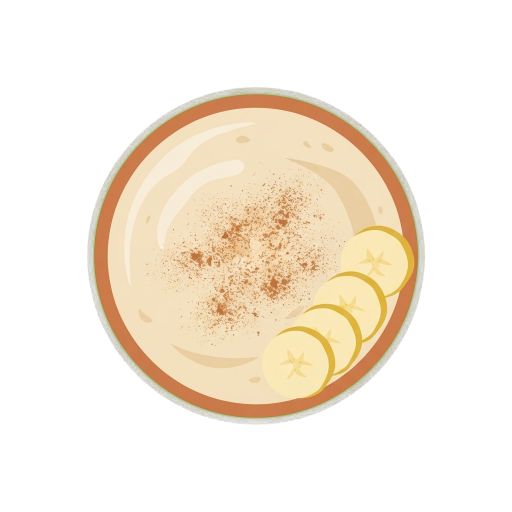
#> input picture illustrations/originals/banana-and-oat-smoothie.png, 1024 x 1024 px (shown at 1/2 size)
$ python -i illustrations.py   (imports and definitions only)
#> lines starting #> are read from the running program, lines starting #| are printed output that depends on the picture
#> further down, picture is the input picture: PIL image 1024x1024 RGBA; mean R, G, B, A 95.4, 85.6, 65.4, 83.5
"""Prepare recipe illustrations for the site.

Put the original square PNG, with a see-through background, in
illustrations/originals/<recipe-slug>.png and add a description to
illustrations/illustrations.json. Then run:

    python3 tools/illustrations.py

For each original, this trims the empty margin, centres the drawing in a
square with the same margin on every illustration, and writes:
  illustrations/web/<slug>-400.webp and <slug>-800.webp for the pages
  illustrations/web/<slug>-share.jpg, 1200 x 630, for link previews
"""
import json, os, sys
from PIL import Image

ROOT = os.path.dirname(os.path.dirname(os.path.abspath(__file__)))
SRC = os.path.join(ROOT, 'illustrations', 'originals')
OUT = os.path.join(ROOT, 'illustrations', 'web')
MARGIN = 0.05            # empty space on each side, as a share of the square
CREAM = (235, 224, 199)  # matches --art-bg in site.css

def square(im):
    im = im.convert('RGBA')
    box = im.getchannel('A').point(lambda a: 255 if a > 8 else 0).getbbox()
#> box = (174, 174, 851, 850)
    art = im.crop(box)
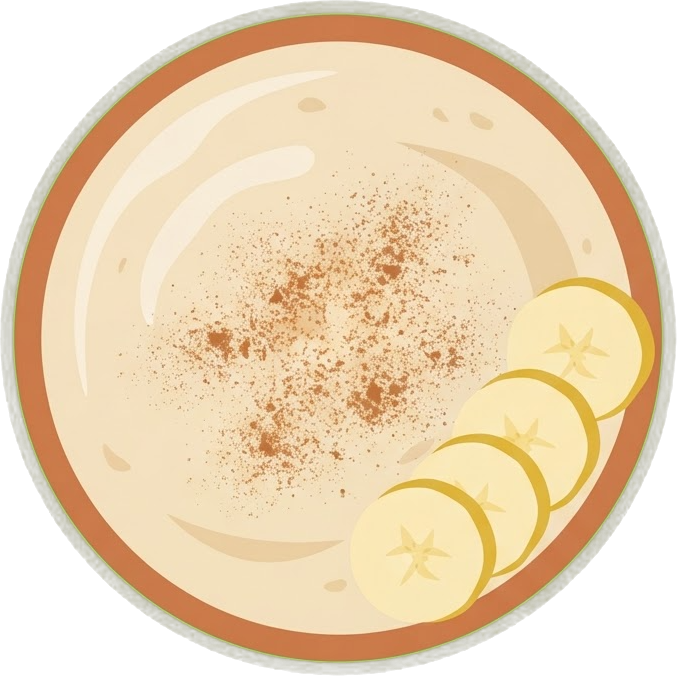
#> art: PIL image 677x676 RGBA; mean R, G, B, A 185.1, 162.6, 128.6, 191.2; transparent parts drawn white
    side = int(max(art.size) / (1 - 2 * MARGIN))
#> side = 752
    sq = Image.new('RGBA', (side, side), (0, 0, 0, 0))
#> sq: PIL image 752x752 RGBA; every value is 0
    sq.paste(art, ((side - art.width) // 2, (side - art.height) // 2), art)
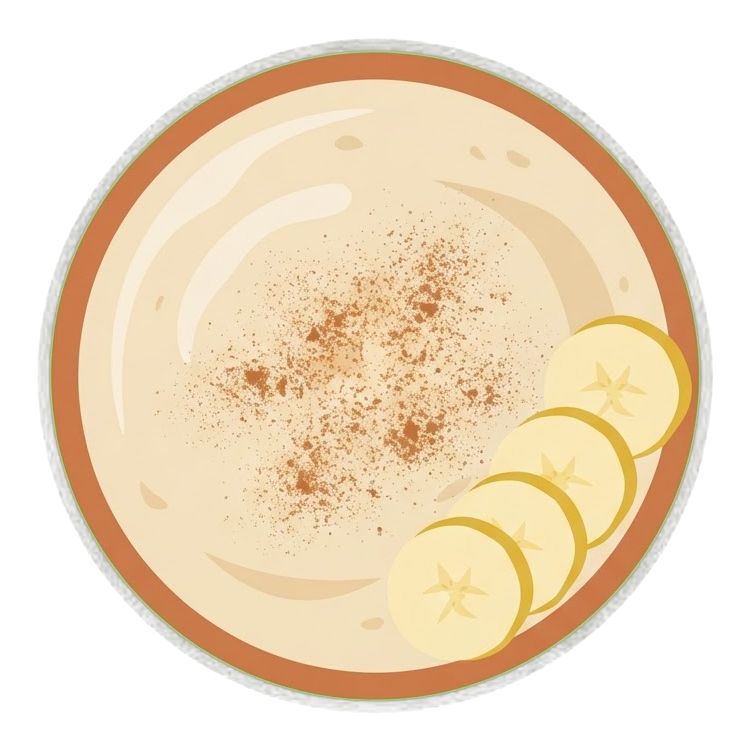
#> sq: PIL image 752x752 RGBA; mean R, G, B, A 140.3, 122.1, 96.8, 152; transparent parts drawn white
    return sq

def main():
    alts = json.load(open(os.path.join(ROOT, 'illustrations', 'illustrations.json')))
    os.makedirs(OUT, exist_ok=True)
    for name in sorted(os.listdir(SRC)):
        if not name.endswith('.png'):
            continue
        slug = name[:-4]
        if slug not in alts:
            sys.exit(f'Add a description for {slug} to illustrations/illustrations.json')
        sq = square(Image.open(os.path.join(SRC, name)))
        for size in (400, 800):
            sq.resize((size, size), Image.LANCZOS).save(os.path.join(OUT, f'{slug}-{size}.webp'), 'WEBP', quality=86, method=6)
        share = Image.new('RGB', (1200, 630), CREAM)
        art = sq.resize((590, 590), Image.LANCZOS)
        share.paste(art, ((1200 - 590) // 2, 20), art)
        share.save(os.path.join(OUT, f'{slug}-share.jpg'), 'JPEG', quality=86, optimize=True)
        print(slug, 'done')

# [1 line not run here, left out]

>>> from PIL import Image
>>> picture = Image.open('../illustrations/originals/banana-and-oat-smoothie.png')
>>> result = square(picture)

$ run again, on illustrations/originals/chicken-mushroom-butter-bean-casserole.png
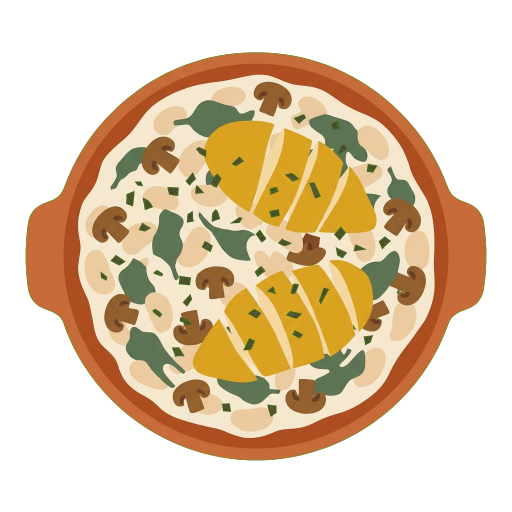
#> input picture illustrations/originals/chicken-mushroom-butter-bean-casserole.png, 1024 x 1024 px (shown at 1/2 size)
#> picture is the input picture: PIL image 1024x1024 RGBA; mean R, G, B, A 103, 81.4, 52.9, 132.6
#> box = (51, 104, 973, 921)
#> in square, `art = im.crop(box)`:
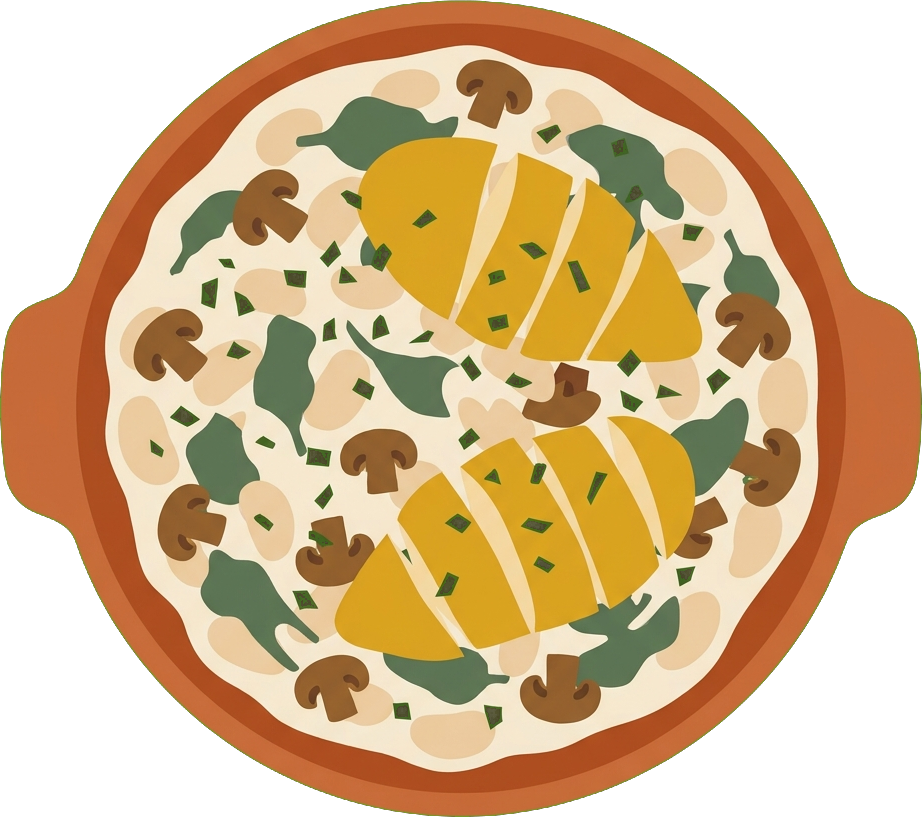
#> art: PIL image 922x817 RGBA; mean R, G, B, A 143.4, 113.3, 73.6, 184.6; transparent parts drawn white
#> in square, `sq.paste(art, ((side - art.width) // 2, (side - art.height) // 2), art)`:
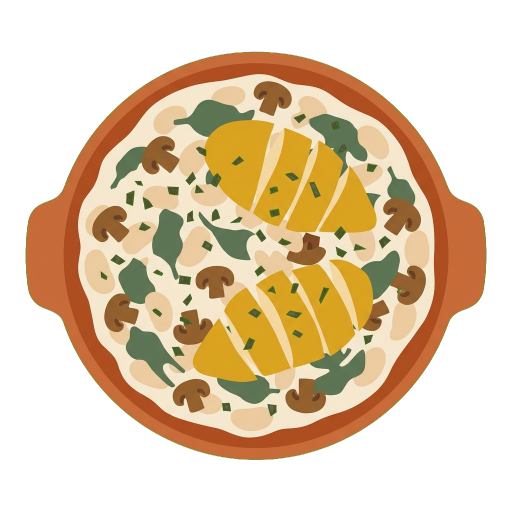
#> sq: PIL image 1024x1024 RGBA (shown at 1/2 size); mean R, G, B, A 102.9, 81.3, 52.9, 132.5; transparent parts drawn white
